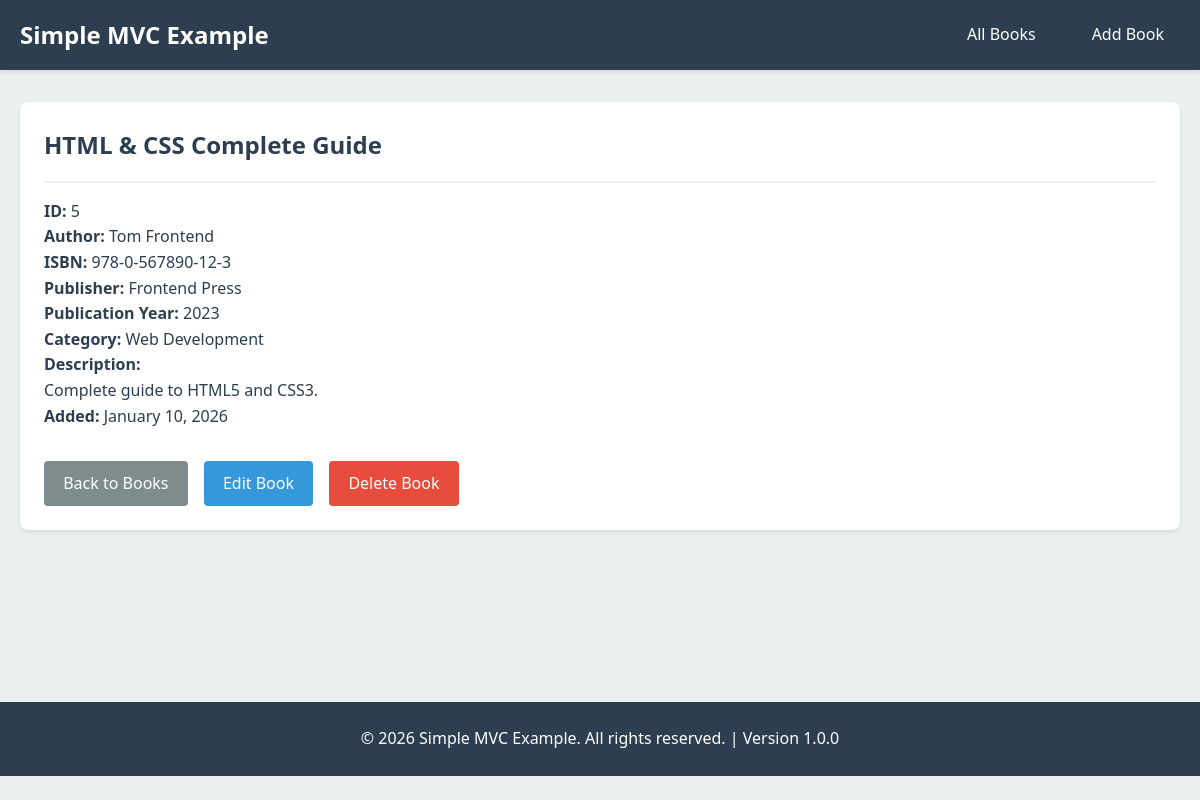
/public/book/show/5, run on the app's committed database.
### tables this page shows
CREATE TABLE IF NOT EXISTS books (
  id INT AUTO_INCREMENT PRIMARY KEY,
  title VARCHAR(255) NOT NULL,
  author VARCHAR(255) NOT NULL,
  isbn VARCHAR(20) NOT NULL,
  publisher VARCHAR(100),
  publication_year INT,
  category VARCHAR(50),
  description TEXT,
  created_at TIMESTAMP DEFAULT CURRENT_TIMESTAMP,
  updated_at TIMESTAMP DEFAULT CURRENT_TIMESTAMP ON UPDATE CURRENT_TIMESTAMP,
  INDEX idx_title (title),
  INDEX idx_author (author),
  INDEX idx_isbn (isbn)
);

### app/controllers/BookController.php (called while the page is built, shortened)
<?php
require_once '../app/core/Controller.php';
class BookController extends Controller
{
  public function show($id)
  {
    $bookModel = $this->model('Book');
    $book = $bookModel->getBookById($id);
    $data = [
      'title' => $book['title'],
      'book' => $book
    ];
    $this->view('books/show', $data);
  }
}

### app/core/Router.php (called while the page is built, shortened)
<?php
class Router
{
  protected $method = 'index';
  public function __construct()
  {
    $url = $this->getUrl();
    if (isset($url[0]) && file_exists('../app/controllers/' . ucfirst($url[0]) . 'Controller.php')) {
      unset($url[0]);
    }
    $this->controller = new $this->controller;
    if (isset($url[1]) && method_exists($this->controller, $url[1])) {
      $this->method = $url[1];
      unset($url[1]);
    }
    $this->params = $url ? array_values($url) : [];
    call_user_func_array([$this->controller, $this->method], $this->params);
  }
  protected function getUrl()
  {
    if (isset($_GET['url'])) {
      $url = rtrim($_GET['url'], '/');
      $url = filter_var($url, FILTER_SANITIZE_URL);
      $url = explode('/', $url);
      return $url;
    }
    return [];
  }
}

### public/index.php (called while the page is built, shortened)
<?php
require_once '../app/core/Database.php';
require_once '../app/core/Controller.php';
require_once '../app/core/Router.php';
$router = new Router();

### app/core/Database.php (called while the page is built, shortened)
<?php
class Database
{
  private static $instance = null;
  private $connection;
  private function __construct()
  {
    try {
      $this->connection = new PDO(
        "mysql:host=" . DB_HOST . ";dbname=" . DB_NAME . ";charset=utf8mb4",
        DB_USER,
        DB_PASS
      );
      $this->connection->setAttribute(PDO::ATTR_ERRMODE, PDO::ERRMODE_EXCEPTION);
      $this->connection->setAttribute(PDO::ATTR_DEFAULT_FETCH_MODE, PDO::FETCH_ASSOC);
    } catch (PDOException $e) {
      die("Database Connection Failed: " . $e->getMessage());
    }
  }
  public static function getInstance()
  {
    if (self::$instance === null) {
      self::$instance = new self();
    }
    return self::$instance;
  }
  public function getConnection()
  {
    return $this->connection;
  }
}

### app/models/Book.php (called while the page is built, shortened)
<?php
class Book
{
  private $db;
  public function __construct()
  {
    $this->db = Database::getInstance()->getConnection();
  }
  public function getBookById($id)
  {
    try {
      $query = "SELECT * FROM books WHERE id = :id";
      $stmt = $this->db->prepare($query);
      $stmt->bindParam(':id', $id, PDO::PARAM_INT);
      $stmt->execute();
      return $stmt->fetch();
    } catch (PDOException $e) {
      error_log("Error in getBookById: " . $e->getMessage());
      return false;
    }
  }
}

### app/views/books/show.php (the view, shortened to what this page needs)
<?php
require_once '../app/views/layouts/header.php';
?>
<div class="card">
  <div class="card-header">
    <h2><?= htmlspecialchars($book['title']) ?></h2>
  </div>
  <div class="mb-2">
    <p><strong>ID:</strong> <?= $book['id'] ?></p>
    <p><strong>Author:</strong> <?= htmlspecialchars($book['author']) ?></p>
    <p><strong>ISBN:</strong> <?= htmlspecialchars($book['isbn']) ?></p>
    <p><strong>Publisher:</strong> <?= htmlspecialchars($book['publisher'] ?? 'N/A') ?></p>
    <p><strong>Publication Year:</strong> <?= htmlspecialchars($book['publication_year'] ?? 'N/A') ?></p>
    <p><strong>Category:</strong> <?= htmlspecialchars($book['category'] ?? 'N/A') ?></p>
    <?php if (!empty($book['description'])): ?>
      <p><strong>Description:</strong><br><?= nl2br(htmlspecialchars($book['description'])) ?></p>
    <?php endif; ?>
    <p><strong>Added:</strong> <?= date('F d, Y', strtotime($book['created_at'])) ?></p>
  </div>
  <div class="mt-2 d-flex gap-1">
    <a href="<?= URL_ROOT ?>/book" class="btn btn-secondary">Back to Books</a>
    <a href="<?= URL_ROOT ?>/book/edit/<?= $book['id'] ?>" class="btn btn-primary">Edit Book</a>
    <a href="<?= URL_ROOT ?>/book/delete/<?= $book['id'] ?>" class="btn btn-danger"
      onclick="return confirm('Are you sure you want to delete this book?')">Delete Book</a>
  </div>
</div>
<?php require_once '../app/views/layouts/footer.php'; ?>

### public/css/style.css (style rules this page uses)
* { margin: 0; padding: 0; box-sizing: border-box; }
:root { --primary-color: #2c3e50; --secondary-color: #3498db; --success-color: #27ae60; --danger-color: #e74c3c; --warning-color: #f39c12; --light-bg: #ecf0f1; --white: #ffffff; --text-dark: #2c3e50; --text-light: #7f8c8d; --border-color: #bdc3c7; --shadow: 0 2px 4px rgba(0, 0, 0, 0.1); }
body { font-family: 'Segoe UI', Tahoma, Geneva, Verdana, sans-serif; background-color: var(--light-bg); color: var(--text-dark); line-height: 1.6; }
.card { background: var(--white); border-radius: 8px; padding: 1.5rem; margin-bottom: 1.5rem; box-shadow: var(--shadow); }
.card-header { border-bottom: 2px solid var(--light-bg); padding-bottom: 1rem; margin-bottom: 1rem; }
.card-header h2 { color: var(--primary-color); }
.btn { display: inline-block; padding: 0.6rem 1.2rem; border: none; border-radius: 4px; cursor: pointer; text-decoration: none; font-size: 1rem; transition: all 0.3s; }
.btn-primary { background-color: var(--secondary-color); color: var(--white); }
.btn-danger { background-color: var(--danger-color); color: var(--white); }
.btn-secondary { background-color: var(--text-light); color: var(--white); }
.mt-2 { margin-top: 2rem; }
.mb-2 { margin-bottom: 2rem; }
.d-flex { display: flex; }
.gap-1 { gap: 1rem; }

### data on the page
books: title "HTML & CSS Complete Guide", id "5", author "Tom Frontend", isbn "978-0-567890-12-3", publisher "Frontend Press", publication_year "2023", category "Web Development", description "Complete guide to HTML5 and CSS3.", created_at "January 10, 2026"

### other printed values
APP_NAME "Simple MVC Example"
APP_VERSION "1.0.0"
